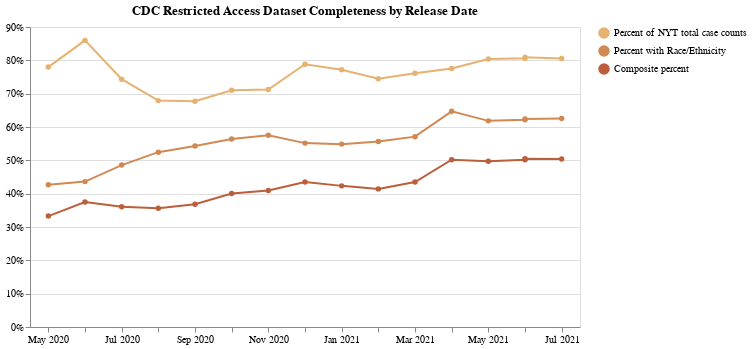

The code cell stored with this chart in its notebook:
### Code cell
#@title
CreateLineChart('CDC Restricted Access Dataset Completeness by Release Date',
                DATE_YEAR_HISTORY,
                race_ethnicity_known_history,
                overall_nyt_percent,
                overall_composite
).display()

### Figure 1 — Vega-Lite specification as saved in the notebook (floating-point values rounded to 4 significant figures)
{"config": {"view": {"continuousWidth": 400, "continuousHeight": 300}}, "layer": [{"mark": {"type": "line", "point": true}, "encoding": {"color": {"type": "nominal", "field": "metric", "scale": {"scheme": "browns"}, "sort": ["Percent of NYT total case counts", "Percent with Race/Ethnicity", "Composite percent"], "title": ""}, "x": {"type": "ordinal", "axis": {"labelAngle": 0}, "field": "date", "timeUnit": "yearmonth", "title": ""}, "y": {"type": "quantitative", "axis": {"format": "%"}, "field": "value", "title": ""}}}, {"mark": "point", "encoding": {"opacity": {"value": 0}, "x": {"type": "ordinal", "field": "date", "timeUnit": "yearmonth"}}, "selection": {"selector001": {"type": "single", "nearest": true, "on": "mouseover", "fields": ["date"], "empty": "none"}}}, {"mark": "point", "encoding": {"color": {"type": "nominal", "field": "metric", "scale": {"scheme": "browns"}, "sort": ["Percent of NYT total case counts", "Percent with Race/Ethnicity", "Composite percent"], "title": ""}, "opacity": {"condition": {"value": 1, "selection": "selector001"}, "value": 0}, "x": {"type": "ordinal", "axis": {"labelAngle": 0}, "field": "date", "timeUnit": "yearmonth", "title": ""}, "y": {"type": "quantitative", "axis": {"format": "%"}, "field": "value", "title": ""}}}, {"mark": {"type": "text", "align": "left", "dx": 7, "dy": -7}, "encoding": {"color": {"type": "nominal", "field": "metric", "scale": {"scheme": "browns"}, "sort": ["Percent of NYT total case counts", "Percent with Race/Ethnicity", "Composite percent"], "title": ""}, "text": {"condition": {"type": "quantitative", "field": "value", "format": ".0%", "selection": "selector001"}, "value": " "}, "x": {"type": "ordinal", "axis": {"labelAngle": 0}, "field": "date", "timeUnit": "yearmonth", "title": ""}, "y": {"type": "quantitative", "axis": {"format": "%"}, "field": "value", "title": ""}}}], "data": {"name": "data-6004f0b64be4c3f5a542d2f94f03ea6f"}, "height": 300, "title": "CDC Restricted Access Dataset Completeness by Release Date", "width": 550, "$schema": "https://vega.github.io/schema/vega-lite/v4.8.1.json", "datasets": {"data-6004f0b64be4c3f5a542d2f94f03ea6f": [{"date": "2020-05-28", "metric": "Percent with Race/Ethnicity", "value": 0.4266}, {"date": "2020-06-28", "metric": "Percent with Race/Ethnicity", "value": 0.4361}, {"date": "2020-07-28", "metric": "Percent with Race/Ethnicity", "value": 0.4857}, {"date": "2020-08-28", "metric": "Percent with Race/Ethnicity", "value": 0.5245}, {"date": "2020-09-28", "metric": "Percent with Race/Ethnicity", "value": 0.5433}, {"date": "2020-10-28", "metric": "Percent with Race/Ethnicity", "value": 0.5643}, {"date": "2020-11-28", "metric": "Percent with Race/Ethnicity", "value": 0.5753}, {"date": "2020-12-28", "metric": "Percent with Race/Ethnicity", "value": 0.5517}, {"date": "2021-01-28", "metric": "Percent with Race/Ethnicity", "value": 0.5486}, {"date": "2021-02-28", "metric": "Percent with Race/Ethnicity", "value": 0.5565}, {"date": "2021-03-28", "metric": "Percent with Race/Ethnicity", "value": 0.5711}, {"date": "2021-04-28", "metric": "Percent with Race/Ethnicity", "value": 0.647}, {"date": "2021-05-28", "metric": "Percent with Race/Ethnicity", "value": 0.6184}, {"date": "2021-06-28", "metric": "Percent with Race/Ethnicity", "value": 0.6219}, {"date": "2021-06-28", "metric": "Percent with Race/Ethnicity", "value": 0.624}, {"date": "2021-07-28", "metric": "Percent with Race/Ethnicity", "value": 0.6257}, {"date": "2020-05-28", "metric": "Percent of NYT total case counts", "value": 0.7797}, {"date": "2020-06-28", "metric": "Percent of NYT total case counts", "value": 0.8599}, {"date": "2020-07-28", "metric": "Percent of NYT total case counts", "value": 0.7433}, {"date": "2020-08-28", "metric": "Percent of NYT total case counts", "value": 0.6792}, {"date": "2020-09-28", "metric": "Percent of NYT total case counts", "value": 0.6775}, {"date": "2020-10-28", "metric": "Percent of NYT total case counts", "value": 0.7099}, {"date": "2020-11-28", "metric": "Percent of NYT total case counts", "value": 0.7122}, {"date": "2020-12-28", "metric": "Percent of NYT total case counts", "value": 0.7883}, {"date": "2021-01-28", "metric": "Percent of NYT total case counts", "value": 0.7717}, {"date": "2021-02-28", "metric": "Percent of NYT total case counts", "value": 0.7446}, {"date": "2021-03-28", "metric": "Percent of NYT total case counts", "value": 0.7612}, {"date": "2021-04-28", "metric": "Percent of NYT total case counts", "value": 0.7757}, {"date": "2021-05-28", "metric": "Percent of NYT total case counts", "value": 0.8041}, {"date": "2021-06-28", "metric": "Percent of NYT total case counts", "value": 0.8063}, {"date": "2021-06-28", "metric": "Percent of NYT total case counts", "value": 0.8094}, {"date": "2021-07-28", "metric": "Percent of NYT total case counts", "value": 0.8058}, {"date": "2020-05-28", "metric": "Composite percent", "value": 0.3327}, {"date": "2020-06-28", "metric": "Composite percent", "value": 0.375}, {"date": "2020-07-28", "metric": "Composite percent", "value": 0.361}, {"date": "2020-08-28", "metric": "Composite percent", "value": 0.3562}, {"date": "2020-09-28", "metric": "Composite percent", "value": 0.3681}, {"date": "2020-10-28", "metric": "Composite percent", "value": 0.4006}, {"date": "2020-11-28", "metric": "Composite percent", "value": 0.4097}, {"date": "2020-12-28", "metric": "Composite percent", "value": 0.4349}, {"date": "2021-01-28", "metric": "Composite percent", "value": 0.4234}, {"date": "2021-02-28", "metric": "Composite percent", "value": 0.4144}, {"date": "2021-03-28", "metric": "Composite percent", "value": 0.4347}, {"date": "2021-04-28", "metric": "Composite percent", "value": 0.5018}, {"date": "2021-05-28", "metric": "Composite percent", "value": 0.4973}, {"date": "2021-06-28", "metric": "Composite percent", "value": 0.5014}, {"date": "2021-06-28", "metric": "Composite percent", "value": 0.5051}, {"date": "2021-07-28", "metric": "Composite percent", "value": 0.5042}]}}
